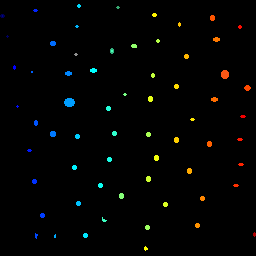
#> input picture Aula3/Images/rice.bmp.mask.bmp, 256 x 256 px
$ python main.py   (older library calls are emulated)
#> lines starting #> are read from the running program, lines starting #| are printed output that depends on the picture; after the words box and inside, x2 and y2 are one past the last pixel; in counts of white or black regions, pixels touching at a corner belong together
### Aula3/ImageSegmentation.py

import cv2 as cv
import numpy as np
from matplotlib import pyplot as plt
import imageForms as iF

#DLL TO CALL C#
import sys
import clr
#DLL import
sys.path.insert(1,r"D:\\joaom\\Documents\\Mestrado\\TAPDI\\TAPDI\\Aula3\\GPL_LIB\\")
clr.AddReference('GPL_lib') #pip install pythonnet
#> (this line was passed over: clr is not available in this run)
#from GPL_LIB import GPL_Lib


def GetConnectedComponents(img):
    """
    Connected Components segmentation
    :param img: input image (BGR)
    :return: outputs image with contours
    """
    # prepare image for CC
    imgGray = cv.cvtColor(img, cv.COLOR_BGR2GRAY)
    retVal,img_thresh = cv.threshold(imgGray,0,255,cv.THRESH_OTSU+cv.THRESH_BINARY)

    #CC
    retVal, labels = cv.connectedComponents(img_thresh)

    labels_uint8 = np.uint8(labels+1)

    # Find contours
    contours, hierarchy = cv.findContours(img_thresh, cv.RETR_TREE, cv.CHAIN_APPROX_SIMPLE)
    # Draw contours
    for i in range(len(contours)):
        color = (0,0,0)
        cv.drawContours(labels_uint8, contours, i, color, 1, cv.LINE_8, hierarchy, 0)

    return labels_uint8

def GetWatershedFromMarks(img, imgLabels):
    """

    :param img: input image (BGR)
    :param imgLabels: initial labels image (BGR)
    :return: segmented image
    """

    # prepare image markers
    # must be grayscale
    imgLabels = cv.cvtColor(imgLabels, cv.COLOR_BGR2GRAY)
    imgLabels = np.int32(imgLabels)
 #   iF.showSideBySideImages(img, imgLabels)

    #apply watershed
    imgWatershed = cv.watershed(img, imgLabels)

    return imgWatershed +1

def GetWatershedByImmersion(img):
    """
    Watershed by Immersion from minimum values
    :param image: input image (BGR)
    :return: segmented image
    """
    from Watershed import Watershed

    w = Watershed()
    #expects gray scale image
    imgGray = cv.cvtColor(255-img, cv.COLOR_BGR2GRAY)
    labels = w.apply(imgGray)

    return labels

# [12 lines left out: function GPLSegmentation, not called in this run]

def Kmeans_Clustering(image, k):
    """
    Apply opencv kmeans clustering
    :param image: input image (BGR)
    :param k: number of clusters
    :return: segmented image
    """

    # reshape the image to a 2D array of pixels and 3 color values (RGB)
    pixel_values = image.reshape((-1, 3))
    # convert to float
    pixel_values = np.float32(pixel_values)

    # define stopping criteria
    criteria = (cv.TERM_CRITERIA_EPS + cv.TERM_CRITERIA_MAX_ITER, 100, 0.2)

    # apply Kmeans  with 10 attemps. The attempt with best compactness is returned
    _, labels, (centers) = cv.kmeans(pixel_values, k, None, criteria, 10, cv.KMEANS_RANDOM_CENTERS)

    # convert back to 8 bit values
    centers = np.uint8(centers)

    # flatten the labels array
    labels = labels.flatten()

    # convert all pixels to the color of the centroids
    segmented_image = centers[labels]

    # reshape back to the original image dimension
    segmented_image = segmented_image.reshape(image.shape)

    return segmented_image

### Aula3/imageForms.py

import cv2 as cv

from matplotlib import pyplot as plt
from   tkinter import *
from  tkinter import messagebox

def showSideBySideImages(img1, img2, title="", BGR1=True, BGR2=True):
    """
    Show two images side by side
    :param img1: left image
    :param img2: right image
    :param title: Window title
    :param BGR1: boolean to specify if the image is BGR or RGB format
    :param BGR2: boolean to specify if the image is BGR or RGB format
    :return: None
    """

    img1 = img1 if BGR1 else cv.cvtColor(img1, cv.COLOR_BGR2RGB)
    img2 = img2 if BGR2 else cv.cvtColor(img2, cv.COLOR_BGR2RGB)
    fig = plt.figure(title)
    ax = fig.add_subplot(1, 2, 1)
    imgplot = plt.imshow(img1)
    ax.set_title('Img1')
    plt.axis("off")
    if (len(img1.shape) < 3): #grayscale
        imgplot.set_cmap('gray')

    ax = fig.add_subplot(1, 2, 2)
    imgplot = plt.imshow(img2)
    ax.set_title('Img2')
    plt.axis("off")
    if (len(img2.shape) <3): #grayscale
        imgplot.set_cmap('gray')
    plt.show()


# [23 lines left out: functions showImage, showMessageBox, not called in this run]

### Aula3/Watershed.py
import numpy as np
from collections import deque

# Implementation of:
# Pierre Soille, Luc M. Vincent, "Determining watersheds in digital pictures via
# flooding simulations", Proc. SPIE 1360, Visual Communications and Image Processing
# '90: Fifth in a Series, (1 September 1990); doi: 10.1117/12.24211;
# http://dx.doi.org/10.1117/12.24211
class Watershed(object):
   MASK = -2
   WSHD = 0
   INIT = -1
   INQE = -3

   def __init__(self, levels = 256):
      self.levels = levels

   # Neighbour (coordinates of) pixels, including the given pixel.
   def _get_neighbors(self, height, width, pixel):
      return np.mgrid[
         max(0, pixel[0] - 1):min(height, pixel[0] + 2),
         max(0, pixel[1] - 1):min(width, pixel[1] + 2)
      ].reshape(2, -1).T

   def apply(self, image):
      current_label = 0
      flag = False
      fifo = deque()

      height, width = image.shape
      total = height * width
      labels = np.full((height, width), self.INIT, np.int32)

      reshaped_image = image.reshape(total)
      # [y, x] pairs of pixel coordinates of the flattened image.
      pixels = np.mgrid[0:height, 0:width].reshape(2, -1).T
      # Coordinates of neighbour pixels for each pixel.
      neighbours = np.array([self._get_neighbors(height, width, p) for p in pixels])
      if len(neighbours.shape) == 3:
         # Case where all pixels have the same number of neighbours.
         neighbours = neighbours.reshape(height, width, -1, 2)
      else:
         # Case where pixels may have a different number of pixels.
         neighbours = neighbours.reshape(height, width)

      indices = np.argsort(reshaped_image)
      sorted_image = reshaped_image[indices]
      sorted_pixels = pixels[indices]

      # self.levels evenly spaced steps from minimum to maximum.
      levels = np.linspace(sorted_image[0], sorted_image[-1], self.levels)
      level_indices = []
      current_level = 0

      # Get the indices that deleimit pixels with different values.
      for i in range(total):
         if sorted_image[i] > levels[current_level]:
            # Skip levels until the next highest one is reached.
            while sorted_image[i] > levels[current_level]: current_level += 1
            level_indices.append(i)
      level_indices.append(total)

      start_index = 0
      for stop_index in level_indices:
         # Mask all pixels at the current level.
         for p in sorted_pixels[start_index:stop_index]:
            labels[p[0], p[1]] = self.MASK
            # Initialize queue with neighbours of existing basins at the current level.
            for q in neighbours[p[0], p[1]]:
               # p == q is ignored here because labels[p] < WSHD
               if labels[q[0], q[1]] >= self.WSHD:
                  labels[p[0], p[1]] = self.INQE
                  fifo.append(p)
                  break

         # Extend basins.
         while fifo:
            p = fifo.popleft()
            # Label p by inspecting neighbours.
            for q in neighbours[p[0], p[1]]:
               # Don't set lab_p in the outer loop because it may change.
               lab_p = labels[p[0], p[1]]
               lab_q = labels[q[0], q[1]]
               if lab_q > 0:
                  if lab_p == self.INQE or (lab_p == self.WSHD and flag):
                     labels[p[0], p[1]] = lab_q
                  elif lab_p > 0 and lab_p != lab_q:
                     labels[p[0], p[1]] = self.WSHD
                     flag = False
               elif lab_q == self.WSHD:
                  if lab_p == self.INQE:
                     labels[p[0], p[1]] = self.WSHD
                     flag = True
               elif lab_q == self.MASK:
                  labels[q[0], q[1]] = self.INQE
                  fifo.append(q)

         # Detect and process new minima at the current level.
         for p in sorted_pixels[start_index:stop_index]:
            # p is inside a new minimum. Create a new label.
            if labels[p[0], p[1]] == self.MASK:
               current_label += 1
               fifo.append(p)
               labels[p[0], p[1]] = current_label
               while fifo:
                  q = fifo.popleft()
                  for r in neighbours[q[0], q[1]]:
                     if labels[r[0], r[1]] == self.MASK:
                        fifo.append(r)
                        labels[r[0], r[1]] = current_label

         start_index = stop_index

      return labels

# [10 lines that do not run on import are left out]
   # plt.imshow(labels, cmap='Paired', interpolation='nearest')
   # plt.show()

### Aula3/main.py
import cv2 as cv
import numpy as np

import imageForms
import imageForms as iF
import ImageSegmentation as IS
import tkinter as tk

if __name__ == "__main__":
    root_1 = tk.Tk()
    root_1.withdraw()
    file_path_1 = tk.filedialog.askopenfilename()
#> the answer given: Images/rice.bmp.mask.bmp
    root_2 = tk.Tk()
    root_2.withdraw()
    file_path_2 = tk.filedialog.askopenfilename()
#> the answer given: Images/rice.bmp.mask.bmp
    img1 = cv.imread(file_path_1)
#> img1 is the input picture: shape (256, 256, 3); mean B, G, R 2.3, 3.1, 2.5
    img2 = cv.imread(file_path_2)


    # point 3
    imgLabels1 = IS.GetConnectedComponents(img1)
#> in GetConnectedComponents, `retVal,img_thresh = cv.threshold(imgGray,0,255,cv.THRESH_OTSU+cv.THRES..`:
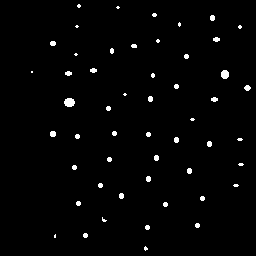
#> img_thresh: shape (256, 256); 1.7% white; 52 white regions (18 under 20 px)
#> in GetConnectedComponents, `retVal,img_thresh = cv.threshold(imgGray,0,255,cv.THRESH_OTSU+cv.THRES..`: retVal = 79
#> in GetConnectedComponents, `retVal, labels = cv.connectedComponents(img_thresh)`: labels: shape (256, 256) int32; 53 distinct labels, from 0 to 52
#> in GetConnectedComponents, `retVal, labels = cv.connectedComponents(img_thresh)`: retVal = 53
#> in GetConnectedComponents, `contours, hierarchy = cv.findContours(img_thresh, cv.RETR_TREE, cv.CHA..`: contours = 52 contours, 48 with area under 20; largest, box (x1, y1, x2, y2) and area: (64, 98, 75, 107) 64, (221, 70, 229, 79) 48, (50, 131, 56, 137) 23, (244, 85, 251, 91) 22
#> the loop in GetConnectedComponents, `for i in range(len(contours)):` made 52 passes
#> after the loop in GetConnectedComponents, `for i in range(len(contours)):`:
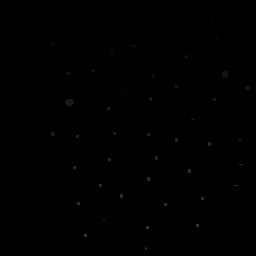
#> labels_uint8: shape (256, 256); min 0, max 53, mean 1.2
    imgLabels2 = IS.GetConnectedComponents(img2)
#> the loop in GetConnectedComponents (call 2), `for i in range(len(contours)):` made 52 passes

    imageForms.showSideBySideImages(img1,imgLabels1, "", False, False)
#> in showSideBySideImages, `plt.show()`:
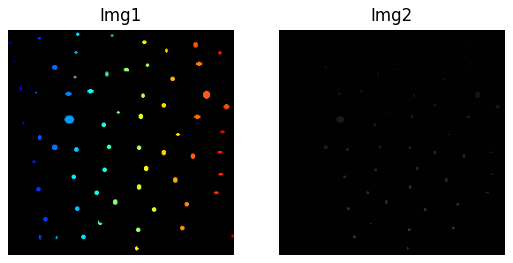
#> figure drawn by matplotlib, 2 panels
    imageForms.showSideBySideImages(img2,imgLabels2, "", False, False)

    img1[imgLabels1 == 0] = [255, 0, 0]
    img2[imgLabels2 == 0] = [255, 0, 0]

    imageForms.showSideBySideImages(img1,imgLabels1, "", False, False)
    imageForms.showSideBySideImages(img2,imgLabels2, "", False, False)


    #point 4
    img1_clean = cv.imread(file_path_1)
    img2_clean = cv.imread(file_path_2)
    KmeansImg1 = IS.Kmeans_Clustering(img1_clean, 3)
#> in Kmeans_Clustering, `criteria = (cv.TERM_CRITERIA_EPS + cv.TERM_CRITERIA_MAX_ITER, 100, 0.2)`: criteria = (3, 100, 0.2)
#> in Kmeans_Clustering, `_, labels, (centers) = cv.kmeans(pixel_values, k, None, criteria, 10, ..`: centers = [[241.8, 164.2, 9.03], [25.72, 167.3, 230.9], [0.0302, 0, 0.0291]]
#> in Kmeans_Clustering, `centers = np.uint8(centers)`: centers = [[241, 164, 9], [25, 167, 230], [0, 0, 0]]
    KmeansImg2 = IS.Kmeans_Clustering(img2_clean, 3)

    imageForms.showSideBySideImages(img1_clean,KmeansImg1, "", False, False)
    imageForms.showSideBySideImages(img2_clean,KmeansImg2, "", False, False)


    #point 5
    filename = "Images/rice.bmp.mask.bmp"
    img_marks = cv.imread(filename)
    img11_clean = cv.imread(file_path_1)
    img12_clean = cv.imread(file_path_1)
    wt_marks = IS.GetWatershedFromMarks(img1_clean, img_marks)
#> in GetWatershedFromMarks, `imgLabels = np.int32(imgLabels)`: imgLabels: shape (256, 256) int32; 69 distinct labels, from 0 to 226
#> in GetWatershedFromMarks, `imgWatershed = cv.watershed(img, imgLabels)`:
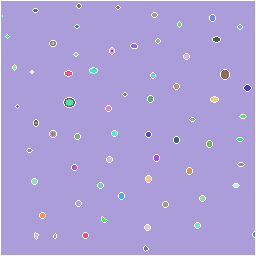
#> imgWatershed: shape (256, 256) int32; 69 distinct labels, from -1 to 226; one colour per label, 0 black, -1 white
#> in GetWatershedFromMarks, `return imgWatershed +1`:
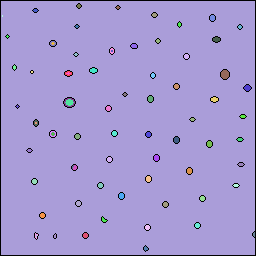
#> returned value: shape (256, 256) int32; 69 distinct labels, from 0 to 227; one colour per label, 0 black
    wt_noMarks = IS.GetWatershedByImmersion(img1_clean)
#> in GetWatershedByImmersion, `imgGray = cv.cvtColor(255-img, cv.COLOR_BGR2GRAY)`:
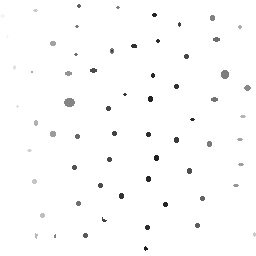
#> imgGray: shape (256, 256); min 29, max 255, mean 252.2
#> (the run stopped early here; a loop or call above may not have finished)
